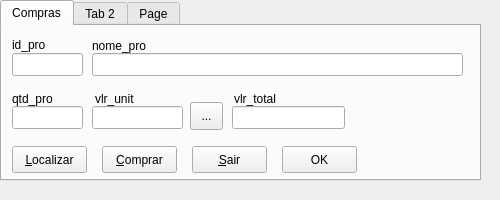
<ui version="4.0" >
 <class>Form</class>
 <widget class="QWidget" name="Form" >
  <property name="windowModality" >
   <enum>Qt::NonModal</enum>
  </property>
  <property name="geometry" >
   <rect>
    <x>0</x>
    <y>0</y>
    <width>500</width>
    <height>200</height>
   </rect>
  </property>
  <property name="sizePolicy" >
   <sizepolicy vsizetype="Fixed" hsizetype="Fixed" >
    <horstretch>240</horstretch>
    <verstretch>162</verstretch>
   </sizepolicy>
  </property>
  <property name="minimumSize" >
   <size>
    <width>500</width>
    <height>200</height>
   </size>
  </property>
  <property name="maximumSize" >
   <size>
    <width>500</width>
    <height>200</height>
   </size>
  </property>
  <property name="sizeIncrement" >
   <size>
    <width>0</width>
    <height>0</height>
   </size>
  </property>
  <property name="baseSize" >
   <size>
    <width>0</width>
    <height>0</height>
   </size>
  </property>
  <property name="focusPolicy" >
   <enum>Qt::NoFocus</enum>
  </property>
  <property name="windowTitle" >
   <string>Form</string>
  </property>
  <widget class="QTabWidget" name="tabWidget" >
   <property name="geometry" >
    <rect>
     <x>0</x>
     <y>0</y>
     <width>481</width>
     <height>181</height>
    </rect>
   </property>
   <property name="currentIndex" >
    <number>0</number>
   </property>
   <widget class="QWidget" name="tab" >
    <attribute name="title" >
     <string>Compras</string>
    </attribute>
    <widget class="QLineEdit" name="edt_idpro" >
     <property name="geometry" >
      <rect>
       <x>10</x>
       <y>27</y>
       <width>71</width>
       <height>23</height>
      </rect>
     </property>
     <property name="readOnly" >
      <bool>true</bool>
     </property>
    </widget>
    <widget class="QLineEdit" name="edt_nomepro" >
     <property name="geometry" >
      <rect>
       <x>90</x>
       <y>27</y>
       <width>371</width>
       <height>23</height>
      </rect>
     </property>
     <property name="readOnly" >
      <bool>true</bool>
     </property>
    </widget>
    <widget class="QLabel" name="label" >
     <property name="geometry" >
      <rect>
       <x>10</x>
       <y>10</y>
       <width>56</width>
       <height>18</height>
      </rect>
     </property>
     <property name="text" >
      <string>id_pro</string>
     </property>
    </widget>
    <widget class="QLabel" name="label_2" >
     <property name="geometry" >
      <rect>
       <x>90</x>
       <y>10</y>
       <width>91</width>
       <height>20</height>
      </rect>
     </property>
     <property name="text" >
      <string>nome_pro</string>
     </property>
    </widget>
    <widget class="QLabel" name="label_3" >
     <property name="geometry" >
      <rect>
       <x>10</x>
       <y>63</y>
       <width>61</width>
       <height>20</height>
      </rect>
     </property>
     <property name="text" >
      <string>qtd_pro</string>
     </property>
    </widget>
    <widget class="QLineEdit" name="edt_qtdpro" >
     <property name="geometry" >
      <rect>
       <x>10</x>
       <y>80</y>
       <width>71</width>
       <height>23</height>
      </rect>
     </property>
    </widget>
    <widget class="QLabel" name="label_4" >
     <property name="geometry" >
      <rect>
       <x>93</x>
       <y>63</y>
       <width>61</width>
       <height>20</height>
      </rect>
     </property>
     <property name="text" >
      <string>vlr_unit</string>
     </property>
    </widget>
    <widget class="QLineEdit" name="edt_vlrpro" >
     <property name="geometry" >
      <rect>
       <x>90</x>
       <y>80</y>
       <width>91</width>
       <height>23</height>
      </rect>
     </property>
     <property name="layoutDirection" >
      <enum>Qt::LeftToRight</enum>
     </property>
     <property name="inputMask" >
      <string/>
     </property>
     <property name="text" >
      <string/>
     </property>
    </widget>
    <widget class="QLabel" name="label_5" >
     <property name="geometry" >
      <rect>
       <x>232</x>
       <y>63</y>
       <width>71</width>
       <height>20</height>
      </rect>
     </property>
     <property name="text" >
      <string>vlr_total</string>
     </property>
    </widget>
    <widget class="QLineEdit" name="edt_vlrtotal" >
     <property name="geometry" >
      <rect>
       <x>230</x>
       <y>80</y>
       <width>113</width>
       <height>23</height>
      </rect>
     </property>
     <property name="readOnly" >
      <bool>true</bool>
     </property>
    </widget>
    <widget class="QPushButton" name="btn_localizar" >
     <property name="geometry" >
      <rect>
       <x>10</x>
       <y>120</y>
       <width>75</width>
       <height>27</height>
      </rect>
     </property>
     <property name="text" >
      <string>&amp;Localizar</string>
     </property>
    </widget>
    <widget class="QPushButton" name="btn_comprar" >
     <property name="geometry" >
      <rect>
       <x>100</x>
       <y>120</y>
       <width>75</width>
       <height>27</height>
      </rect>
     </property>
     <property name="text" >
      <string>&amp;Comprar</string>
     </property>
    </widget>
    <widget class="QPushButton" name="btn_sair" >
     <property name="geometry" >
      <rect>
       <x>190</x>
       <y>120</y>
       <width>75</width>
       <height>27</height>
      </rect>
     </property>
     <property name="text" >
      <string>&amp;Sair</string>
     </property>
    </widget>
    <widget class="QPushButton" name="btn_ok" >
     <property name="geometry" >
      <rect>
       <x>280</x>
       <y>120</y>
       <width>75</width>
       <height>27</height>
      </rect>
     </property>
     <property name="text" >
      <string>OK</string>
     </property>
    </widget>
    <widget class="QToolButton" name="btn_calc" >
     <property name="geometry" >
      <rect>
       <x>188</x>
       <y>76</y>
       <width>33</width>
       <height>28</height>
      </rect>
     </property>
     <property name="text" >
      <string>...</string>
     </property>
     <property name="icon" >
      <iconset>../../../../../opt/kde/share/icons/crystalsvg/48x48/actions/forward.png</iconset>
     </property>
    </widget>
   </widget>
   <widget class="QWidget" name="tab_2" >
    <attribute name="title" >
     <string>Tab 2</string>
    </attribute>
   </widget>
   <widget class="QWidget" name="tab_3" >
    <attribute name="title" >
     <string>Page</string>
    </attribute>
   </widget>
  </widget>
 </widget>
 <resources/>
 <connections/>
</ui>
